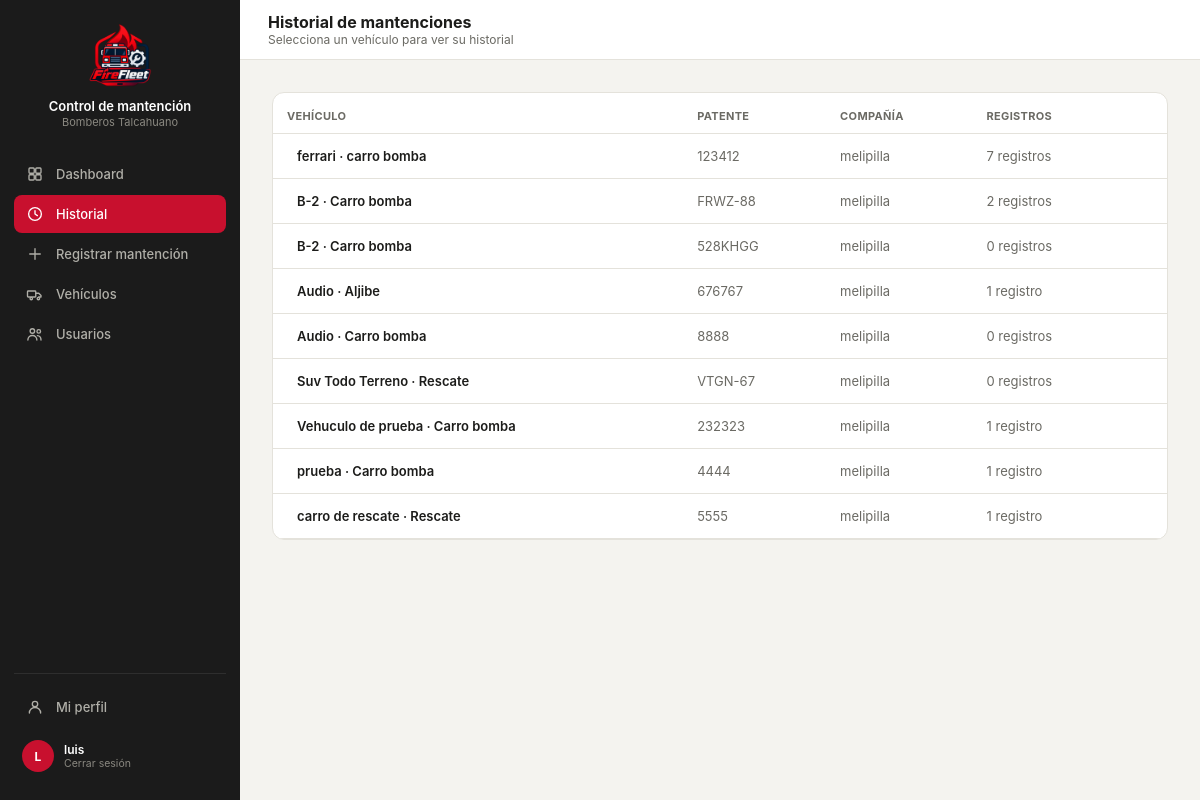
The page /historial/ (signed in) on the database its author committed.
### core/models.py (models this page shows, shortened)
class Usuario(models.Model):
    id_user = models.AutoField(primary_key=True)
    user = models.OneToOneField(User, on_delete=models.CASCADE, related_name="perfil", null=True, blank=True)
    nombre = models.CharField(max_length=120)
    rol = models.CharField(max_length=50)
    id_compania = models.ForeignKey(
        Compania, on_delete=models.SET_NULL, null=True, blank=True,
        db_column="id_compania", related_name="usuarios",
    )
    telefono = models.CharField(max_length=30, blank=True, default='')
    class Meta:
        db_table = "usuario"

class Vehiculo(models.Model):
    id_vehi = models.AutoField(primary_key=True)
    patente = models.CharField(max_length=10, unique=True, null=True, blank=True)
    tipo_v = models.CharField(max_length=50)
    modelo = models.CharField(max_length=80, blank=True)
    anio = models.IntegerField(null=True, blank=True, db_column="año")
    id_compania = models.ForeignKey(
        Compania, on_delete=models.PROTECT, db_column="id_compania", related_name="vehiculos",
    )
    estado = models.CharField(max_length=30, default="operativo")
    kilometraje = models.DecimalField(max_digits=10, decimal_places=2, default=0)
    proxima_mantencion = models.DateField(null=True, blank=True)
    class Meta:
        db_table = "vehiculo"

class Compania(models.Model):
    id_comp = models.AutoField(primary_key=True)
    nombre = models.CharField(max_length=100)
    direccion = models.CharField(max_length=200, blank=True, db_column="dirección")
    telefono = models.CharField(max_length=20, blank=True, db_column="teléfono")
    class Meta:
        db_table = "compania"
        verbose_name_plural = "Compañías"
    def __str__(self):
        return self.nombre

### core/views.py (the view)
# urls.py: path('historial/', views.historial, name='historial'),
@login_required(login_url='index')
def historial(request):
    vehiculos = Vehiculo.objects.select_related('id_compania').annotate(
        num_registros=Count('mantenciones')
    ).all()
    perfil_usuario = getattr(request.user, 'perfil', None)
    is_admin = request.user.is_superuser or bool(
        perfil_usuario and (perfil_usuario.rol or '').lower() == 'administrador'
    )
    if perfil_usuario:
        nombre = perfil_usuario.nombre
        rol = perfil_usuario.rol
        comp = str(perfil_usuario.id_compania) if perfil_usuario.id_compania else 'Sin Compañía'
    else:
        nombre = request.user.get_full_name() or request.user.username
        rol = ''
        comp = 'Sin Compañía'
    current_user_data = {
        'name': nombre,
        'rol': rol,
        'comp': comp,
        'initials': ''.join([palabra[0].upper() for palabra in nombre.split()[:2]]) or '??',
        'isAdmin': is_admin,
    }
    context = {
        'vehiculos': vehiculos,
        'current_user': current_user_data,
        'current_user_json': {'isAdmin': is_admin},
    }
    return render(request, 'core/historial.html', context)

### core/templates/core/historial.html (shortened to what this page needs)
{% load static %}
<!DOCTYPE html>
<html lang="es">
<head>
<link rel="stylesheet" href="https://cdnjs.cloudflare.com/ajax/libs/tabler-icons/2.44.0/iconfont/tabler-icons.min.css">
<link rel="stylesheet" href="{% static 'styles.css' %}">
</head>
<body>
<div class="layout">
  <div class="sidebar">
    <div class="sidebar-brand">
      <div class="logo"><img src="{% static 'imagenes/logo2.png' %}" alt="Logo Control de mantención"></div>
      <div><p class="t1">Control de mantención</p><p class="t2">Bomberos Talcahuano</p></div>
    </div>
    <a class="nav-item" href="{% url 'dashboard' %}">Dashboard</a>
    <a class="nav-item active" href="{% url 'historial' %}"><svg class="nav-icon" viewBox="0 0 24 24" fill="none" stroke="currentColor" stroke-width="1.8" stroke-linecap="round" stroke-linejoin="round"><circle cx="12" cy="12" r="8.5"/><polyline points="12 7.5 12 12 15.2 14.2"/></svg>Historial</a>
    <a class="nav-item" href="{% url 'registrar' %}"><svg class="nav-icon" viewBox="0 0 24 24" fill="none" stroke="currentColor" stroke-width="1.8" stroke-linecap="round" stroke-linejoin="round"><line x1="12" y1="5" x2="12" y2="19"/><line x1="5" y1="12" x2="19" y2="12"/></svg>Registrar mantención</a>
    <a class="nav-item nav-vehiculos" href="{% url 'vehiculos' %}" style="display:none;"><svg class="nav-icon" viewBox="0 0 24 24" fill="none" stroke="currentColor" stroke-width="1.8" stroke-linecap="round" stroke-linejoin="round"><rect x="2" y="8" width="11" height="8" rx="1"/><path d="M13 11h4l3 3v2h-3"/><circle cx="7" cy="18" r="1.6"/><circle cx="16.5" cy="18" r="1.6"/></svg>Vehículos</a>
    <a class="nav-item nav-usuarios" href="{% url 'usuarios' %}" style="display:none;"><svg class="nav-icon" viewBox="0 0 24 24" fill="none" stroke="currentColor" stroke-width="1.8" stroke-linecap="round" stroke-linejoin="round"><circle cx="8.5" cy="8" r="3"/><path d="M2.5 20c0-3.6 2.7-6 6-6s6 2.4 6 6"/><circle cx="17" cy="8.5" r="2.4"/><path d="M15.2 14.2c2.7 0.2 4.8 2.3 4.8 5.8"/></svg>Usuarios</a>
    <div class="sidebar-footer">
      <a class="nav-item" href="{% url 'perfil' %}"><svg class="nav-icon" viewBox="0 0 24 24" fill="none" stroke="currentColor" stroke-width="1.8" stroke-linecap="round" stroke-linejoin="round"><circle cx="12" cy="8" r="3.6"/><path d="M4.5 20c0-4.1 3.4-7.4 7.5-7.4s7.5 3.3 7.5 7.4"/></svg>Mi perfil</a>
      <a class="sidebar-user" href="{% url 'logout' %}" style="margin-top:6px; text-decoration:none;">
        <div class="av">{{ current_user.initials }}</div>
        <div><p class="name">{{ current_user.name }}</p><p class="role">Cerrar sesión</p></div>
      </a>
    </div>
  </div>
  <div class="main">
    <div class="topbar">
      <div style="display:flex; align-items:center; gap:12px;">
        <div><h2>Historial de mantenciones</h2><p class="crumb">Selecciona un vehículo para ver su historial</p></div>
      </div>
    </div>
    <div class="content" id="content">
      <div class="card" style="padding:0; overflow:hidden;">
        <table>
          <thead>
            <tr>
              <th>Vehículo</th>
              <th>Patente</th>
              <th>Compañía</th>
              <th>Registros</th>
              <th></th>
            </tr>
          </thead>
          <tbody>
            {% for v in vehiculos %}
           <tr class="clickable">
  <td style="font-weight:600;">
    <a href="{% url 'detalle' v.pk %}" style="text-decoration:none; color:inherit; display:flex; align-items:center; gap:10px;">
      {{ v.modelo }} · {{ v.tipo_v }}
    </a>
  </td>
  <td style="color:var(--text2);">{{ v.patente }}</td>
  <td style="color:var(--text2);">{{ v.id_compania.nombre|default:"Sin compañía" }}</td>
  <td style="color:var(--text2);">{{ v.num_registros }} registro{% if v.num_registros != 1 %}s{% endif %}</td>
  <td style="text-align:right; color:var(--text2);">
  </td>
</tr>
            {% empty %}
            <tr>
              <td colspan="5" style="text-align:center; padding: 20px; color:var(--text2);">No hay vehículos registrados en la base de datos.</td>
            </tr>
            {% endfor %}
          </tbody>
        </table>
      </div>
    </div>
  </div>
</div>
</body>
</html>

### core/static/styles.css (style rules this page uses)
:root { --red:#C8102E; --dark:#212121; --darker:#181818; --sidebar-bg:#1B1B1B; --sidebar-hover:#2A2A2A; --input-bg:#fff; --input-border:#D8D6CE; --muted:#8A8880; --amber:#854F0B; --amber-bg:#FDECC8; --green:#0F6E56; --green-bg:#DCEEE8; --danger:#A32D2D; --danger-bg:#F6DCDC; --surface1:#F4F3EF; --surface2:#FFFFFF; --border:#E4E2DB; --text1:#1C1C1A; --text2:#6B6A64; }
* { box-sizing:border-box; -webkit-tap-highlight-color:transparent; }
body { margin:0; font-family:-apple-system,BlinkMacSystemFont,"Segoe UI",Roboto,Helvetica,Arial,sans-serif; background:var(--surface1); color:var(--text1); min-height:100vh; }
.layout { display:flex; min-height:100vh; }
.sidebar { width:240px; background:var(--sidebar-bg); flex-shrink:0; display:flex; flex-direction:column; padding:20px 14px; position:sticky; top:0; height:100vh; }
.sidebar-brand { display:flex; flex-direction:column; align-items:center; text-align:center; gap:10px; padding:4px 8px 26px; }
.sidebar-brand .logo { width:64px; height:64px; display:flex; align-items:center; justify-content:center; flex-shrink:0; overflow:hidden; }
.sidebar-brand .logo img { width:100%; height:100%; object-fit:contain; display:block; }
.sidebar-brand .t1 { color:#fff; font-size:13px; font-weight:600; margin:0; line-height:1.3; }
.sidebar-brand .t2 { color:#8A8880; font-size:11px; margin:0; }
.nav-item { display:flex; align-items:center; gap:12px; padding:10px 12px; border-radius:8px; color:#B0AFA8; font-size:13px; font-weight:500; cursor:pointer; border:none; background:none; width:100%; text-align:left; margin-bottom:2px; text-decoration:none; }
.nav-item .nav-icon { width:18px; height:18px; flex-shrink:0; }
.nav-item.active { background:var(--red); color:#fff; }
.sidebar-footer { margin-top:auto; padding-top:14px; border-top:1px solid #2E2E2E; }
.sidebar-user { display:flex; align-items:center; gap:10px; padding:8px; border-radius:8px; cursor:pointer; }
.sidebar-user .av { width:32px; height:32px; border-radius:50%; background:var(--red); display:flex; align-items:center; justify-content:center; color:#fff; font-size:12px; font-weight:700; flex-shrink:0; }
.sidebar-user .name { color:#fff; font-size:12px; font-weight:600; margin:0; }
.sidebar-user .role { color:#8A8880; font-size:10.5px; margin:0; }
.main { flex:1; min-width:0; }
.topbar { height:60px; background:var(--surface2); border-bottom:1px solid var(--border); display:flex; align-items:center; justify-content:space-between; padding:0 28px; position:sticky; top:0; z-index:10; }
.topbar h2 { font-size:16px; font-weight:700; margin:0; }
.topbar .crumb { font-size:12px; color:var(--text2); margin:0; }
.content { padding:28px 32px; max-width:1200px; margin:0 auto; }
.card { background:var(--surface2); border:1px solid var(--border); border-radius:12px; padding:18px; }
table { width:100%; border-collapse:collapse; }
th { text-align:left; font-size:11px; color:var(--text2); font-weight:700; text-transform:uppercase; letter-spacing:0.03em; padding:16px 14px 10px; border-bottom:1px solid var(--border); }
td { padding:14px; border-bottom:1px solid var(--border); font-size:13px; vertical-align:middle; }
tr.clickable { cursor:pointer; }
.content { padding: 32px; flex: 1; }

### rows shown on the page
Usuario: name "luis"
Vehiculo: modelo "ferrari", tipo_v "carro bomba", patente "123412", id_compania.nombre "melipilla", num_registros "7"
Vehiculo: modelo "B-2", tipo_v "Carro bomba", patente "FRWZ-88", id_compania.nombre "melipilla", num_registros "2"
Vehiculo: modelo "B-2", tipo_v "Carro bomba", patente "528KHGG", id_compania.nombre "melipilla", num_registros "0"
Vehiculo: modelo "Audio", tipo_v "Aljibe", patente "676767", id_compania.nombre "melipilla", num_registros "1"
Vehiculo: modelo "Audio", tipo_v "Carro bomba", patente "8888", id_compania.nombre "melipilla", num_registros "0"
Vehiculo: modelo "Suv Todo Terreno", tipo_v "Rescate", patente "VTGN-67", id_compania.nombre "melipilla", num_registros "0"
Vehiculo: modelo "Vehuculo de prueba", tipo_v "Carro bomba", patente "232323", id_compania.nombre "melipilla", num_registros "1"
Vehiculo: modelo "prueba", tipo_v "Carro bomba", patente "4444", id_compania.nombre "melipilla", num_registros "1"
Vehiculo: modelo "carro de rescate", tipo_v "Rescate", patente "5555", id_compania.nombre "melipilla", num_registros "1"

### other values the page prints
{{ current_user.initials }} "L"
